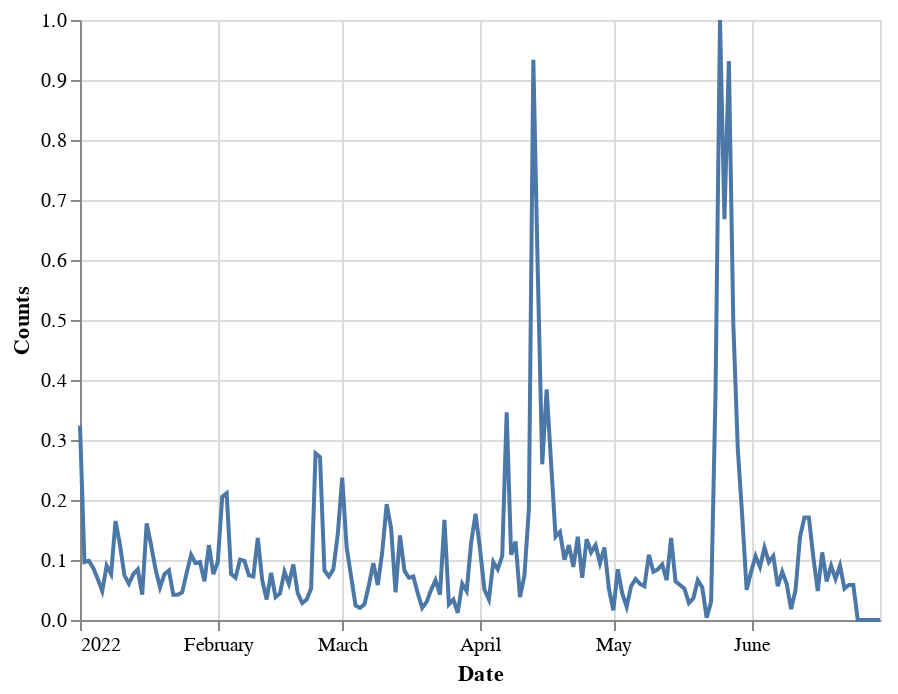

The notebook cell saved with this chart:
### Code cell
df_counts = df_count[df_count["Name"]=="Greg Abbott"]
plot_peak(df_counts, "SusUserCount")

### Figure 1 — Vega-Lite specification as saved in the notebook (floating-point values rounded to 4 significant figures; data arrays with more than 128 entries replaced by an {"elided": "..."} marker saying what was removed)
{"config": {"view": {"continuousWidth": 400, "continuousHeight": 300}}, "data": {"name": "data-152bdc1b1ca4b2619c867610c579002a"}, "mark": "line", "encoding": {"tooltip": [{"type": "quantitative", "field": "Counts"}, {"type": "temporal", "field": "Date"}], "x": {"type": "temporal", "field": "Date"}, "y": {"type": "quantitative", "field": "Counts"}}, "$schema": "https://vega.github.io/schema/vega-lite/v4.8.1.json", "datasets": {"data-152bdc1b1ca4b2619c867610c579002a": {"elided": "543 records"}}}
